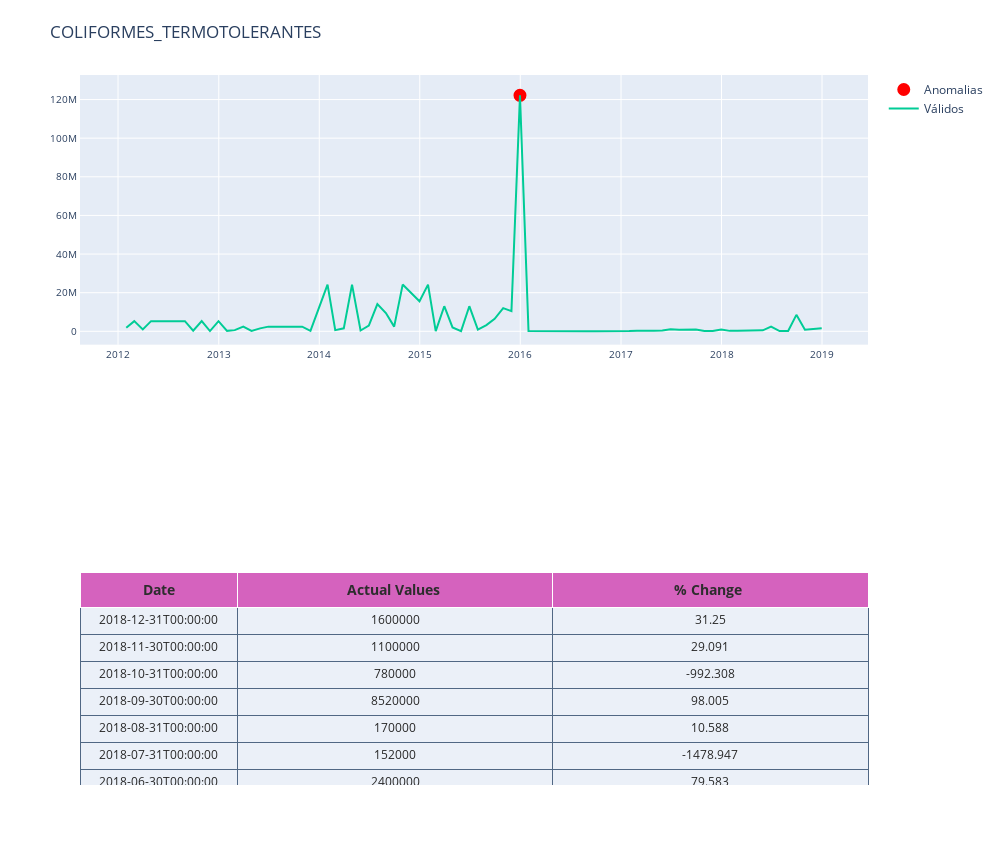
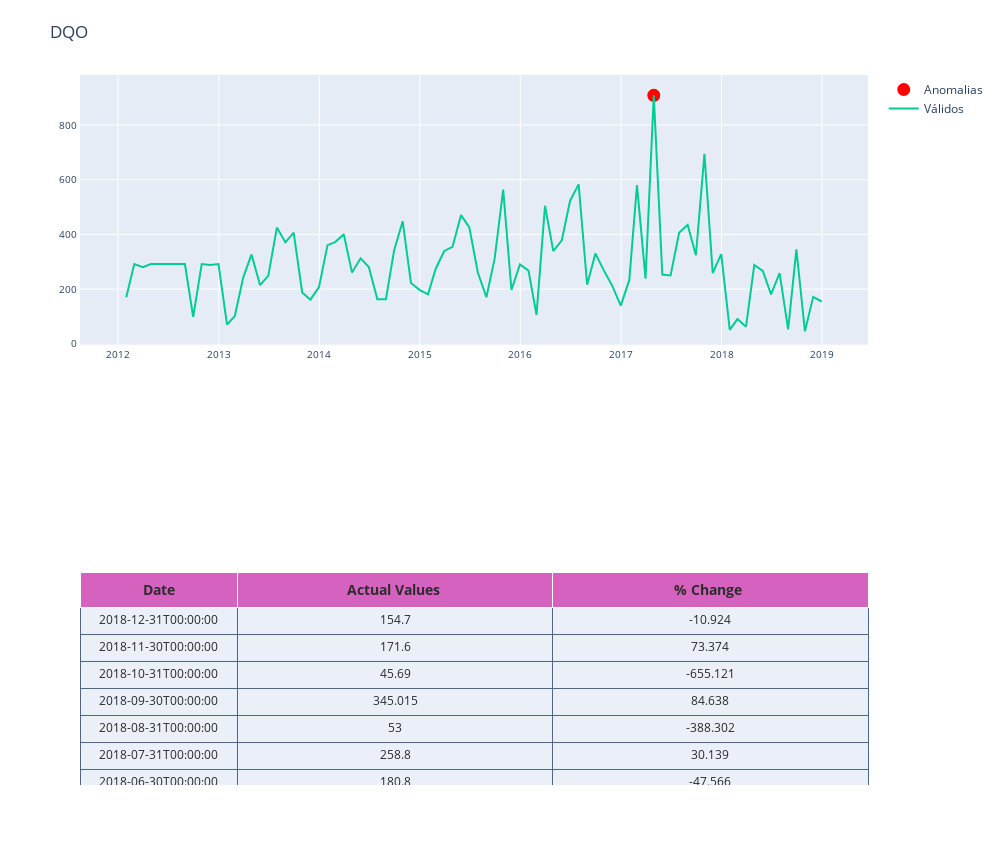
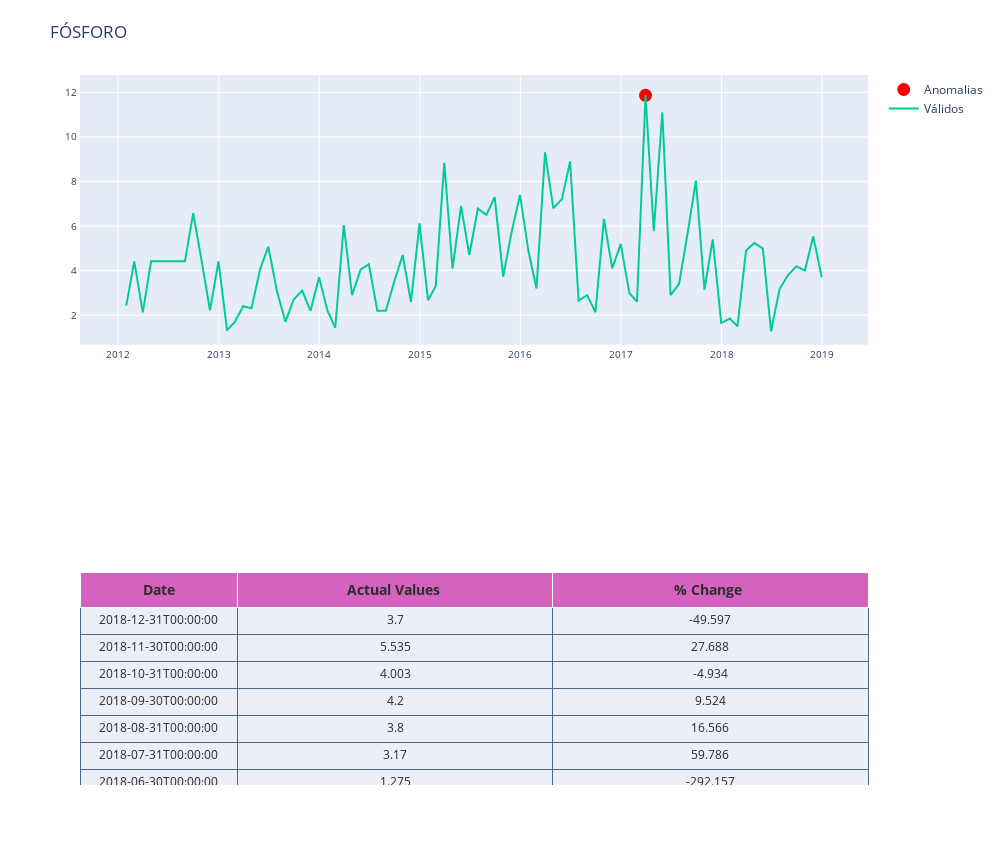
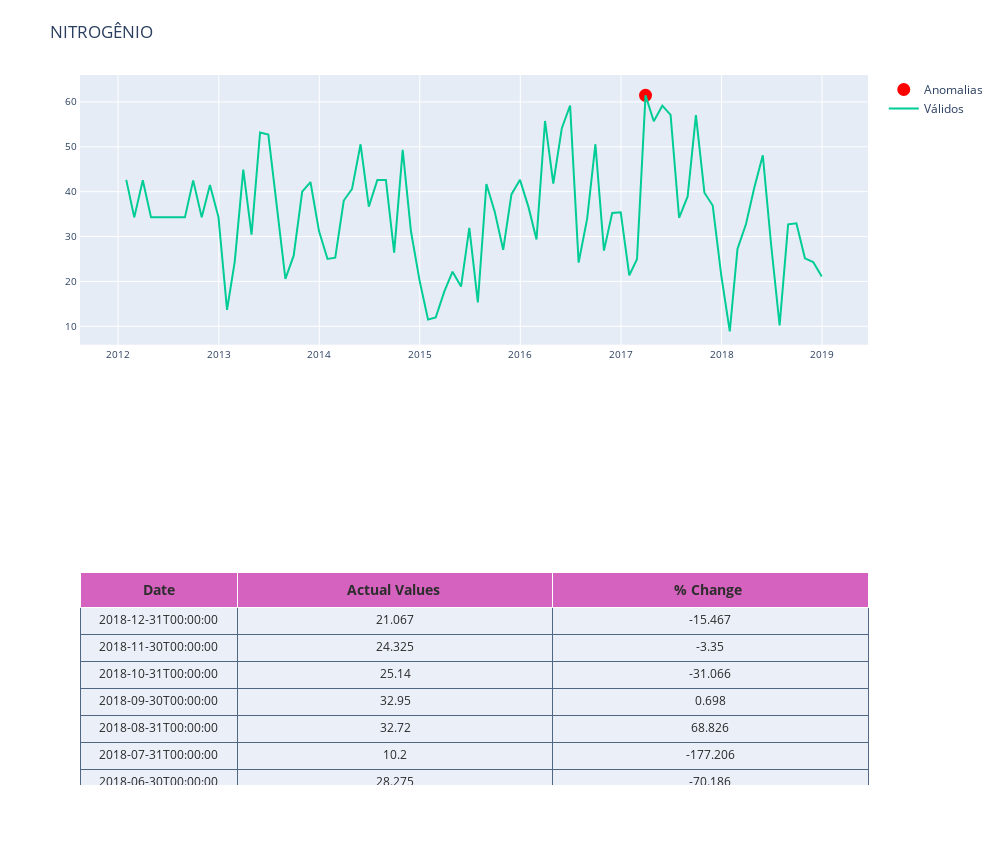

The notebook cell these images were saved under, in order:
### Code cell
warnings.filterwarnings('ignore')
predictions = pd.DataFrame()

for i in range(1,len(metrics_df.columns)-1):
    clf.fit(metrics_df.iloc[:,i:i+1])
    pred = clf.predict(metrics_df.iloc[:,i:i+1])
    test_df=pd.DataFrame()
    test_df['load_date']=metrics_df['DATE']
    #Find decision function to find the score and classify anomalies
    test_df['score']=clf.decision_function(metrics_df.iloc[:,i:i+1])
    test_df['actuals']=metrics_df.iloc[:,i:i+1]
    test_df['anomaly']=pred
    predictions[str(metrics_df.columns[i])]=pred
    #Get the indexes of outliers in order to compare the metrics     with use case anomalies if required
    outliers=test_df.loc[test_df['anomaly']==-1]
    outlier_index=list(outliers.index)
    test_df=classify_anomalies(test_df,metrics_df.columns[i])
    plot_anomaly(test_df,metrics_df.columns[i])
